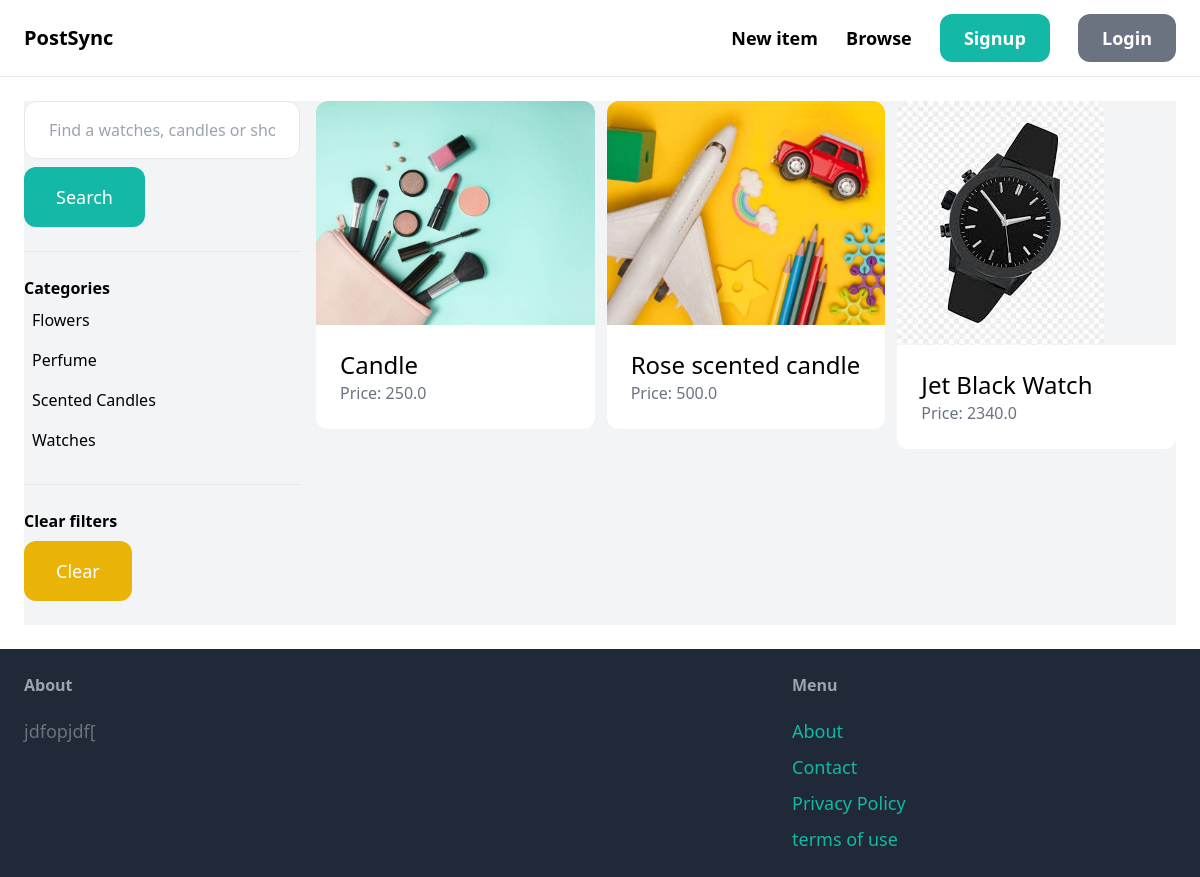
The page /item/ on the database its author committed.
### item/models.py (models this page shows, shortened)
class Category(models.Model):
    name = models.CharField(max_length=100)
    class Meta:
        ordering=('name',)
        verbose_name_plural='categories'

class Item(models.Model):
    category=models.ForeignKey(Category,related_name='items',on_delete=models.CASCADE)
    name=models.CharField(max_length=255)
    description=models.TextField(blank=True,null=True)
    price=models.FloatField()
    image=models.ImageField(upload_to='item_images',blank=True,null=True)
    is_sold=models.BooleanField(default=False)
    created_by=models.ForeignKey(User,related_name='items',on_delete=models.CASCADE)
    created_at=models.DateTimeField(auto_now_add=True)

### item/views.py (the view)
# urls.py: path('', views.items, name='items'),
def items(request):
    query=request.GET.get('query','')
    items=Item.objects.filter(is_sold=False)
    categories=Category.objects.all()
    category_id = request.GET.get('category',0)
    if category_id:
        items=items.filter(category_id=category_id)
    if query:
        items=items.filter(Q(name__icontains=query) | Q(description__icontains=query))
    return render(request, 'item/items.html',{
        'items':items,
        'query':query,
        'categories':categories,
        'category_id':int(category_id),
    })

### item/templates/item/items.html (shortened to what this page needs)
{% extends 'core/base.html' %}
{% block content %}
    <div class="pb-6 grid grid-cols-4 gap-4 bg-gray-100">
        <div class="col-span-1">
            <form method="get" action="{% url 'item:items' %}">
                <input name="query" class="w-full py-4 px-6 border rounded-xl" type="text" value="{{ query }}" placeholder="Find a watches, candles or shoes...">
                <button class="mt-2 py-4 px-8 text-lg bg-teal-500 text-white rounded-xl">Search</button>
            </form>
            <hr class="my-6">
            <p class="font-semibold">Categories</p>
            <ul>
                {% for category in categories %}
                <li class="py-2 px-2 rounded-xl{% if category.id == category_id %} bg-gray-200{% endif %}">
                    <a href="{% url 'item:items' %}?query={{ query }}&category={{ category.id }}">{{ category.name }}</a>
                </li>
                {% endfor %}
            </ul>
            <hr class="my-6">
            <p class="font-semibold">Clear filters</p>
            <ul>
                <li>
                    <a href="{% url 'item:items' %}" class="mt-2 py-4 px-8 inline-block bg-yellow-500 text-lg rounded-xl text-white">
                        Clear
                    </a>
                </li>
            </ul>
        </div>
        <div class="col-span-3">
            <div class="grid grid-cols-3 gap-3">
                {% for item in items %}
                <div>
                    <a href="{% url 'item:detail' item.id %}">
                        <div>
                            <img src="{{ item.image.url }}" class="rounded-t-xl">
                        </div>
                        <div class="p-6 bg-white rounded-b-xl">
                            <h2 class="text-2xl">{{ item.name }}</h2>
                            <p class="text-gray-500">Price: {{ item.price }}</p>
                        </div>
                    </a>
                </div>
                {% endfor %}
            </div>
        </div>
    </div>
{% endblock %}

### rows shown on the page
Category: name "Flowers"
Category: name "Perfume"
Category: name "Scented Candles"
Category: name "Watches"
Item: image (picture), name "Candle", price "250.0"
Item: image (picture), name "Rose scented candle", price "500.0"
Item: image (picture), name "Jet Black Watch", price "2340.0"
